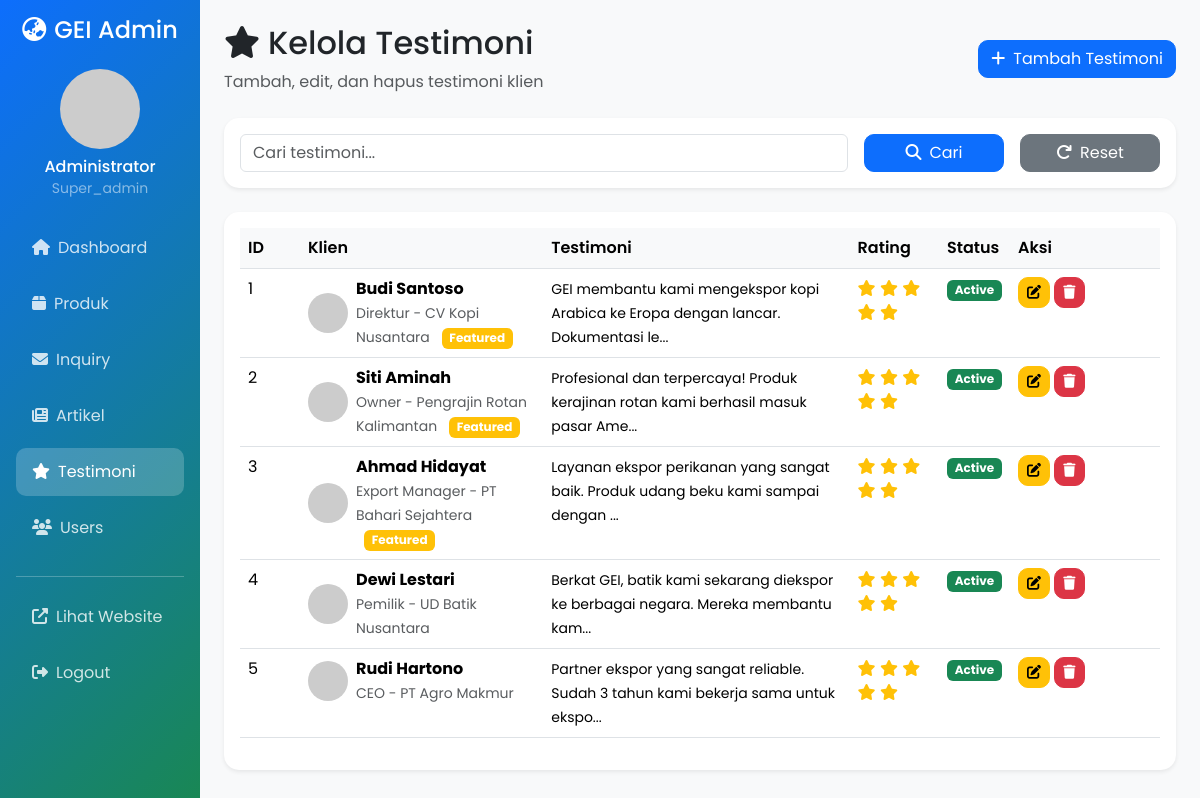
Page /admin/testimonials.php (signed in) on the committed database.
### tables this page shows
CREATE TABLE IF NOT EXISTS testimonials (
    id INT AUTO_INCREMENT PRIMARY KEY,
    client_name VARCHAR(255) NOT NULL,
    company_name VARCHAR(255),
    position VARCHAR(100),
    testimonial TEXT NOT NULL,
    rating INT DEFAULT 5,
    image_url VARCHAR(500),
    is_featured BOOLEAN DEFAULT FALSE,
    is_active BOOLEAN DEFAULT TRUE,
    created_at TIMESTAMP DEFAULT CURRENT_TIMESTAMP,
    updated_at TIMESTAMP DEFAULT CURRENT_TIMESTAMP ON UPDATE CURRENT_TIMESTAMP,
    INDEX idx_is_active (is_active),
    INDEX idx_is_featured (is_featured),
    INDEX idx_rating (rating)
);

### includes/functions.php (called while the page is built, shortened)
<?php
function getExcerpt($text, $length = 150) {
    return substr($text, 0, $length) . '...';
}
?>

### admin/testimonials.php (the view, shortened to what this page needs)
<?php
require_once '../includes/functions.php';
$db = getDB();
$search = isset($_GET['search']) ? sanitize($_GET['search']) : '';
$page = isset($_GET['page']) ? (int)$_GET['page'] : 1;
$items_per_page = 10;
$where = array();
$params = array();
$where_clause = count($where) > 0 ? 'WHERE ' . implode(' AND ', $where) : '';
$count_sql = "SELECT COUNT(*) as total FROM testimonials $where_clause";
$stmt = $db->prepare($count_sql);
$stmt->execute($params);
$total_items = $stmt->fetch()['total'];
$pagination = paginate($total_items, $items_per_page, $page);
$sql = "SELECT * FROM testimonials $where_clause ORDER BY created_at DESC LIMIT ? OFFSET ?";
$stmt = $db->prepare($sql);
$execute_params = array_merge($params, array($items_per_page, $pagination['offset']));
$stmt->execute($execute_params);
$testimonials = $stmt->fetchAll();
include 'includes/header.php';
?>
<div class="container-fluid">
    <div class="row">
        <?php include 'includes/sidebar.php'; ?>
        <div class="col-md-9 col-lg-10 px-4 py-4">
            <div class="d-flex justify-content-between align-items-center mb-4">
                <div>
                    <h2><i class="fas fa-star me-2"></i>Kelola Testimoni</h2>
                    <p class="text-muted mb-0">Tambah, edit, dan hapus testimoni klien</p>
                </div>
                <a href="testimonial-add.php" class="btn btn-primary">
                    <i class="fas fa-plus me-2"></i>Tambah Testimoni
                </a>
            </div>
            <div class="card shadow-sm mb-4">
                <div class="card-body">
                    <form method="GET" action="" class="row g-3">
                        <div class="col-md-8">
                            <input type="text" class="form-control" name="search"
                                   placeholder="Cari testimoni..."
                                   value="<?php echo htmlspecialchars($search); ?>">
                        </div>
                        <div class="col-md-2">
                            <button type="submit" class="btn btn-primary w-100">
                                <i class="fas fa-search me-2"></i>Cari
                            </button>
                        </div>
                        <div class="col-md-2">
                            <a href="testimonials.php" class="btn btn-secondary w-100">
                                <i class="fas fa-redo me-2"></i>Reset
                            </a>
                        </div>
                    </form>
                </div>
            </div>
            <div class="card shadow-sm">
                <div class="card-body">
                    <div class="table-responsive">
                        <table class="table table-hover">
                            <thead>
                                <tr>
                                    <th width="60">ID</th>
                                    <th>Klien</th>
                                    <th>Testimoni</th>
                                    <th>Rating</th>
                                    <th>Status</th>
                                    <th width="150">Aksi</th>
                                </tr>
                            </thead>
                            <tbody>
                                <?php if (count($testimonials) > 0): ?>
                                    <?php foreach($testimonials as $testimonial): ?>
                                    <tr>
                                        <td><?php echo $testimonial['id']; ?></td>
                                        <td>
                                            <div class="d-flex align-items-center">
                                                <img src="<?php echo $testimonial['image_url'] ?: 'https://ui-avatars.com/api/?name=' . urlencode($testimonial['client_name']); ?>"
                                                     alt="<?php echo htmlspecialchars($testimonial['client_name']); ?>"
                                                     class="rounded-circle me-2"
                                                     style="width: 40px; height: 40px; object-fit: cover;">
                                                <div>
                                                    <strong><?php echo htmlspecialchars($testimonial['client_name']); ?></strong><br>
                                                    <small class="text-muted">
                                                        <?php echo htmlspecialchars($testimonial['position']); ?> -
                                                        <?php echo htmlspecialchars($testimonial['company_name']); ?>
                                                    </small>
                                                    <?php if($testimonial['is_featured']): ?>
                                                    <span class="badge bg-warning ms-2">Featured</span>
                                                    <?php endif; ?>
                                                </div>
                                            </div>
                                        </td>
                                        <td>
                                            <small><?php echo getExcerpt($testimonial['testimonial'], 80); ?></small>
                                        </td>
                                        <td>
                                            <div class="text-warning">
                                                <?php for($i = 0; $i < $testimonial['rating']; $i++): ?>
                                                <i class="fas fa-star"></i>
                                                <?php endfor; ?>
                                            </div>
                                        </td>
                                        <td>
                                            <span class="badge bg-<?php echo $testimonial['is_active'] ? 'success' : 'secondary'; ?>">
                                                <?php echo $testimonial['is_active'] ? 'Active' : 'Inactive'; ?>
                                            </span>
                                        </td>
                                        <td>
                                            <a href="testimonial-edit.php?id=<?php echo $testimonial['id']; ?>"
                                               class="btn btn-sm btn-warning" title="Edit">
                                                <i class="fas fa-edit"></i>
                                            </a>
                                            <a href="testimonials.php?delete=<?php echo $testimonial['id']; ?>"
                                               class="btn btn-sm btn-danger"
                                               onclick="return confirm('Yakin ingin menghapus testimoni ini?')"
                                               title="Hapus">
                                                <i class="fas fa-trash"></i>
                                            </a>
                                        </td>
                                    </tr>
                                    <?php endforeach; ?>
                                <?php endif; ?>
                            </tbody>
                        </table>
                    </div>
                </div>
            </div>
        </div>
    </div>
</div>
<?php include 'includes/footer.php'; ?>

### admin/includes/header.php (shortened to what this page needs)
<!DOCTYPE html>
<html lang="id">
<head>
    <link href="https://cdn.jsdelivr.net/npm/bootstrap@5.3.2/dist/css/bootstrap.min.css" rel="stylesheet">
    <link rel="stylesheet" href="https://cdnjs.cloudflare.com/ajax/libs/font-awesome/6.5.1/css/all.min.css">
</head>
<body>

### admin/includes/sidebar.php
<div class="col-md-3 col-lg-2 px-0 sidebar">
    <div class="p-3">
        <h4 class="text-center mb-4">
            <i class="fas fa-globe-asia me-2"></i>GEI Admin
        </h4>
        <div class="text-center mb-4">
            <img src="https://ui-avatars.com/api/?name=<?php echo urlencode($_SESSION['admin_name']); ?>&background=fff&color=0d6efd"
                 alt="Admin" class="rounded-circle mb-2" width="80">
            <h6 class="mb-0"><?php echo htmlspecialchars($_SESSION['admin_name']); ?></h6>
            <small class="text-white-50"><?php echo ucfirst($_SESSION['admin_role']); ?></small>
        </div>
        <nav class="nav flex-column">
            <a class="nav-link <?php echo basename($_SERVER['PHP_SELF']) == 'dashboard.php' ? 'active' : ''; ?>" href="dashboard.php">
                <i class="fas fa-home me-2"></i>Dashboard
            </a>
            <a class="nav-link <?php echo basename($_SERVER['PHP_SELF']) == 'products.php' || basename($_SERVER['PHP_SELF']) == 'product-add.php' || basename($_SERVER['PHP_SELF']) == 'product-edit.php' ? 'active' : ''; ?>" href="products.php">
                <i class="fas fa-box me-2"></i>Produk
            </a>
            <a class="nav-link <?php echo basename($_SERVER['PHP_SELF']) == 'inquiries.php' ? 'active' : ''; ?>" href="inquiries.php">
                <i class="fas fa-envelope me-2"></i>Inquiry
            </a>
            <a class="nav-link <?php echo basename($_SERVER['PHP_SELF']) == 'articles.php' || basename($_SERVER['PHP_SELF']) == 'article-add.php' || basename($_SERVER['PHP_SELF']) == 'article-edit.php' ? 'active' : ''; ?>" href="articles.php">
                <i class="fas fa-newspaper me-2"></i>Artikel
            </a>
            <a class="nav-link <?php echo basename($_SERVER['PHP_SELF']) == 'testimonials.php' || basename($_SERVER['PHP_SELF']) == 'testimonial-add.php' || basename($_SERVER['PHP_SELF']) == 'testimonial-edit.php' ? 'active' : ''; ?>" href="testimonials.php">
                <i class="fas fa-star me-2"></i>Testimoni
            </a>
            <a class="nav-link <?php echo basename($_SERVER['PHP_SELF']) == 'users.php' ? 'active' : ''; ?>" href="users.php">
                <i class="fas fa-users me-2"></i>Users
            </a>
            <hr class="border-light">
            <a class="nav-link" href="../index.php" target="_blank">
                <i class="fas fa-external-link-alt me-2"></i>Lihat Website
            </a>
            <a class="nav-link" href="logout.php">
                <i class="fas fa-sign-out-alt me-2"></i>Logout
            </a>
        </nav>
    </div>
</div>

### admin/includes/footer.php (shortened to what this page needs)
</body>
</html>

### admin/includes/header.php (style rules this page uses)
body { font-family: 'Poppins', sans-serif; background: #f8f9fa; }
.sidebar { min-height: 100vh; background: linear-gradient(135deg, #0d6efd 0%, #198754 100%); color: white; }
.sidebar .nav-link { color: rgba(255,255,255,0.8); padding: 0.75rem 1rem; border-radius: 10px; margin-bottom: 0.5rem; transition: all 0.3s; }
.sidebar .nav-link:hover, .sidebar .nav-link.active { background: rgba(255,255,255,0.2); color: white; }
.card { border: none; border-radius: 15px; box-shadow: 0 2px 10px rgba(0,0,0,0.1); }
.table th { font-weight: 600; background: #f8f9fa; }
.btn { border-radius: 10px; }

### rows in the picture
testimonials: id "1", client_name "Budi Santoso", position "Direktur", company_name "CV Kopi Nusantara", is_featured "Featured", testimonial "GEI membantu kami mengekspor kopi Arabica ke Eropa dengan lancar. Dokumentasi le...", rating 5 (drawn), is_active "Active"
testimonials: id "2", client_name "Siti Aminah", position "Owner", company_name "Pengrajin Rotan Kalimantan", is_featured "Featured", testimonial "Profesional dan terpercaya! Produk kerajinan rotan kami berhasil masuk pasar Ame...", rating 5 (drawn), is_active "Active"
testimonials: id "3", client_name "Ahmad Hidayat", position "Export Manager", company_name "PT Bahari Sejahtera", is_featured "Featured", testimonial "Layanan ekspor perikanan yang sangat baik. Produk udang beku kami sampai dengan ...", rating 5 (drawn), is_active "Active"
testimonials: id "4", client_name "Dewi Lestari", position "Pemilik", company_name "UD Batik Nusantara", testimonial "Berkat GEI, batik kami sekarang diekspor ke berbagai negara. Mereka membantu kam...", rating 5 (drawn), is_active "Active"
testimonials: id "5", client_name "Rudi Hartono", position "CEO", company_name "PT Agro Makmur", testimonial "Partner ekspor yang sangat reliable. Sudah 3 tahun kami bekerja sama untuk ekspo...", rating 5 (drawn), is_active "Active"

### other values in the picture
$_SESSION['admin_name'] "Administrator"
$_SESSION['admin_role'] "Super_admin"
